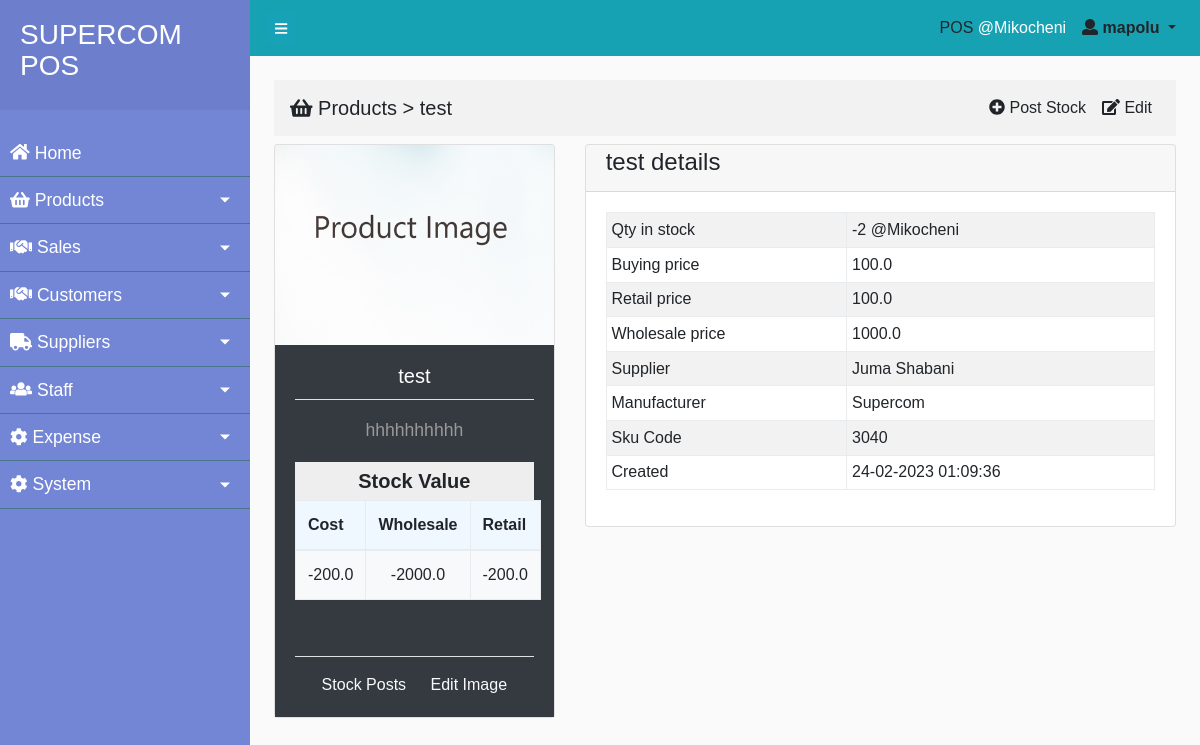
The app's page /products/product-detail/5 (signed in) with its own data.
### staff/models.py (models this page shows, shortened)
class Staff(AbstractUser,PermissionsMixin):
    first_name = models.CharField(verbose_name=_('First Name'), blank=False, max_length=100)
    last_name = models.CharField(verbose_name=_('Last Name'), blank=False, max_length=100)
    national_id = models.IntegerField(verbose_name=_('National ID Number'), null=True)
    phone_number = models.CharField(max_length=50, unique=True, verbose_name=_('Phone Number'))
    email = models.EmailField(verbose_name=_('Email'), unique=True, max_length=100, blank=False)
    username = models.CharField(verbose_name=_('User name'), max_length=50, blank=True, null=True)
    branch = models.ForeignKey(Branch, blank=True, null=True, on_delete=models.PROTECT)
    email_confirmed = models.BooleanField(default=False)
    profile_photo = models.ImageField(upload_to='profile_photos/', null=True, blank=True)
    dob = models.DateField(verbose_name=_('Date of birth'), max_length=250, blank=True, default='1990-01-01')
    nationality = models.CharField(verbose_name=_('Nationality'), max_length=50, blank=True, null=True, default='Tanzania')
    postal_address = models.CharField(verbose_name=_('Postal address'), max_length=200, blank=True, null=True)
    city = models.CharField(verbose_name=_('City'), max_length=200, blank=True, null=True)
    street = models.CharField(verbose_name=_('Street or road'), max_length=200, blank=True, null=True)
    house = models.CharField(verbose_name=_('House or plot number'), max_length=200, blank=True, null=True)
    occupation = models.CharField(verbose_name=_('Occupation'), max_length=200, blank=True, null=True)
    employer = models.CharField(verbose_name=_('Employer'), max_length=250, blank=True)
    marital_status = models.CharField(
        verbose_name=_('Marital Status'),
        max_length=50,
        choices=(
            ('single', _('Single')),
            ('married', _('Married')),
            ('divorced', _('Divorced')),
            ('other', _('Other')),
        ),
        default='single'
    )
    objects = UserManager()
    USERNAME_FIELD = 'email'
    REQUIRED_FIELDS = ['national_id', 'first_name', 'last_name', 'phone_number']
    class Meta:
        verbose_name = _('staff')
        verbose_name_plural = _('staff')

### branches/models.py (models this page shows, shortened)
class Branch(models.Model):
    name = models.CharField(max_length=150)
    branch_code = models.CharField(max_length=25, unique=True)
    location = models.CharField(max_length=150)
    phone_contact = models.CharField(max_length=15, blank=True)
    email = models.EmailField(max_length=100, blank=True)
    created = models.DateTimeField(auto_now_add=True)
    class Meta:
        db_table = "Branch"
        verbose_name_plural = "Branch"

### products/models.py (models this page shows, shortened)
class Product(models.Model):
    STATUS_CHOICES = (  # new
        ("SERVICE", "Service"),
        ("COMSUMABLE", "Consumable")
    )
    status = models.CharField(
        choices=STATUS_CHOICES,
        max_length=100,
        verbose_name="product service",
    )
    name = models.CharField(max_length=100, unique=True)
    description = models.TextField(max_length=250, blank=True)
    manufacturer = models.CharField(max_length=150, blank=True)
    supplier = models.ForeignKey(Supplier, on_delete=models.PROTECT , blank=True, null=True)
    created = models.DateTimeField(auto_now_add=True)
    sku_code = models.CharField(max_length=25, unique=True)
    product_image = models.ImageField(upload_to='product_images', blank=True)
    quantity = models.IntegerField(default=0, help_text="Quantity in stock")
    category = models.ForeignKey(ProductCategory, on_delete=models.PROTECT, null=True, blank=True)
    buying_price = models.FloatField(default=0.0)
    retail_price = models.FloatField(default=0.0)
    wholesale_price = models.FloatField(default=0.0)

### deliveries/models.py (models this page shows, shortened)
class Stock(models.Model):
    product = models.ForeignKey(Product, on_delete=models.PROTECT)
    posted = models.DateTimeField(auto_now_add=True)
    quantity = models.IntegerField(default=0, help_text='Quantity received')
    buying_price = models.FloatField(default=1.0)
    retail_price = models.FloatField(default=0.0)
    wholesale_price = models.FloatField(default=0.0)
    current_branch = models.ForeignKey(Branch, on_delete=models.PROTECT)
    home_branch = models.ForeignKey(Branch, on_delete=models.PROTECT, related_name='home_location', blank=True)
    staff = models.ForeignKey(Staff, on_delete=models.PROTECT, default=1)
    delivery = models.ForeignKey(Delivery, on_delete=models.PROTECT)

### suppliers/models.py (models this page shows, shortened)
class Supplier(models.Model):
    name = models.CharField(max_length=250)
    phone = models.CharField(max_length=15)
    tin_number = models.CharField(max_length=100, blank=True)
    vrn_number = models.CharField(max_length=100, blank=True)
    email = models.EmailField(max_length=50, blank=True)
    address = models.TextField(max_length=50)
    date_created = models.DateTimeField(auto_created=True, auto_now_add=True)
    class Meta:
        db_table = "Supplier"
        verbose_name_plural = "Supplier"

### products/views.py (the view)
# urls.py: path('product-detail/<int:pk>', views.ProductDetail.as_view(), name='product-detail'),
class ProductDetail(PermissionRequiredMixin, DetailView):
    permission_required = ['products.view_product']
    permission_denied_message = "You dont have permission to view products"
    raise_exception = True
    model = Product
    template_name = 'products/product_detail.html'
    context_object_name = 'product'
    def get_context_data(self, **kwargs):
        context = super().get_context_data(**kwargs)
        product = context['product']
        branch_stock, created = BranchProduct.objects.get_or_create(
            branch_id=self.request.user.branch_id,
            product_id=product.pk
        )
        try:
            stock = Stock.objects.filter(
                product_id=product.pk,
                home_branch_id=self.request.user.branch_id,
                current_branch_id=self.request.user.branch_id
            ).latest('posted')
            buying_price = stock.buying_price
            retail_price = stock.retail_price
            wholesale_price = stock.wholesale_price
            supplier = stock.delivery.received_from.name
        except ObjectDoesNotExist:
            buying_price = 0.0
            retail_price = 0.0
            wholesale_price = 0.0
            supplier = product.supplier.name
        context['stock_vals'] = {
            'cost_value': buying_price * branch_stock.quantity,
            'retail_value': retail_price * branch_stock.quantity,
            'retail_price': retail_price,
            'wholesale_price': wholesale_price,
            'wholesale_value': wholesale_price * product.quantity,
            'quantity': branch_stock.quantity,
            'buying_price': buying_price,
            'supplier': supplier,
        }
        return context

### templates/products/product_detail.html (shortened to what this page needs)
{% extends 'base.html' %}
{% block page_content %}
    <nav class="navbar navbar-expand-lg context-bar">
      <a class="navbar-brand" href="#">
          <i class="fa fa-shopping-basket"></i> Products &gt; {{ product.name }}
      </a>
      <div class="collapse navbar-collapse" id="navbarNavAltMarkup">
        <div class="navbar-nav ml-auto">
            <a class="nav-item nav-link" href="{% url 'deliveries:create-delivery-note' %}">
                <i class="fa fa-plus-circle"></i> Post Stock
            </a>
            <a class="nav-item nav-link" href="{% url 'products:update-product' pk=product.pk %}">
              <i class="fa fa-edit"></i> Edit
          </a>
        </div>
      </div>
    </nav>
    <div class="row">
        <div class="col-4">
            <div class="card">
                {% if product.product_image %}
                    <img class="card-img-top" src="/media/{{ product.product_image }}" alt="Card image cap">
                {% else %}
                    <img class="card-img-top" src="/media/product_images/product-image.png" alt="product image" height="200">
                {% endif %}
                <div class="card-body bg-dark text-center">
                    <h5 class="card-title text-white">{{ product.name }}</h5>
                    <hr class="bg-light mt-0">
                    <p class="card-text">{{ product.description }}</p>
                    <caption ><h5 class="mb-0 p-2" style="background: #eeeeee; font-weight: bold;">Stock Value</h5></caption>
                    <table class="table table-bordered bg-light">
                        <thead style="background: aliceblue;">
                            <th>Cost</th><th>Wholesale</th><th>Retail</th>
                        </thead>
                        <tbody>
                            <tr>
                                <td>{{ stock_vals.cost_value }}</td>
                                <td>{{ stock_vals.wholesale_value }}</td>
                                <td>{{ stock_vals.retail_value }}</td>
                            </tr>
                        </tbody>
                    </table>
                </div>
                <div class="card-body bg-dark text-center">
                    <hr class="bg-light mt-0">
                    <a href="" class="card-link text-light">Stock Posts</a>
                    <a href="" class="card-link text-light">Edit Image</a>
                </div>
            </div>
        </div>
        <div class="col-8">
            <div class="card ">
                <div class="card-header">
                    <h4 class="card-title">{{ product.name }} details</h4>
                </div>
                <div class="card-body">
                    <table class="table table-bordered table-striped table-sm">
                        <tbody class="">
                        <tr><td>Qty in stock</td><td>{{ stock_vals.quantity }} @{{ request.user.branch.name }} </td></tr>
                        <tr><td>Buying price</td><td>{{ stock_vals.buying_price }}</td></tr>
                        <tr><td>Retail price</td><td>{{ stock_vals.retail_price }}</td></tr>
                        <tr><td>Wholesale price</td><td>{{ stock_vals.wholesale_price }}</td></tr>
                        <tr><td>Supplier</td><td>{{ stock_vals.supplier }}</td></tr>
                        <tr><td>Manufacturer</td><td>{{ product.manufacturer }}</td></tr>
                        <tr><td>Sku Code</td><td>{{ product.sku_code }}</td></tr>
                        <tr><td>Created</td><td>{{ product.created|date:'d-m-Y H:i:s' }}</td></tr>
                        </tbody>
                    </table>
                </div>
            </div>
        </div>
    </div>
{% endblock page_content %}

### templates/top-navigation.html (shortened to what this page needs)
<nav class="navbar navbar-expand-lg" style="background: #17a2b4;">
    <button type="button" id="sidebarCollapse" class="btn btn-info btn-sm rounded">
        <i class="fa fa-bars navbar-toggler-icon"></i>
    </button>
    <div class="collapse navbar-collapse" id="navbarSupportedContent">
        <ul class="navbar-nav ml-auto">
            <li class="nav-item active">
                 <a class="nav-link" href="{% url 'sales:home' %}">
                    POS <span class="text-white">
                    {% if request.user.branch %}
                        @{{ request.user.branch.name|truncatechars:20 }}
                    {% endif %}</span>
                </a>
            </li>
            {% if request.user.is_authenticated %}
                <li class="nav-item dropdown">
                    <a class="nav-link dropdown-toggle" href="#" id="navbarDropdown" role="button" data-toggle="dropdown" aria-haspopup="true" aria-expanded="false">
                        <i class="fa fa-user" style="color:rd"></i> <strong>{{ request.user.last_name }}</strong>
                    </a>
                </li>
            {% else %}
                <li class="nav-item">
                    <a class="nav-link" href="{% url 'staff:login' %}">
                        <i class="fa fa-sign-in-alt"></i> Login
                    </a>
                </li>
            {% endif %}
        </ul>
    </div>
</nav>

### static/css/style.css (style rules this page uses)
body { font-family: 'Poppins', sans-serif; background: #fafafa; }
p { font-family: 'Poppins', sans-serif; font-size: 1.1em; font-weight: 300; line-height: 1.7em; color: #999; }
a, a:hover, a:focus { color: inherit; text-decoration: none; transition: all 0.3s; }
.card-header { padding: .25rem 1.25rem; }
.context-bar { background: rgba(0,0,0,.03); margin-bottom: 8px; }

### records on screen
Staff: user.branch.name "Mikocheni", user.last_name "mapolu"
Product: name "test", description "hhhhhhhhhh", manufacturer "Supercom", sku_code "3040", created "24-02-2023 01:09:36"
Stock: buying_price "100.0", retail_price "100.0", wholesale_price "1000.0"
Supplier: supplier "Juma Shabani"

### other values on screen
{{ stock_vals.cost_value }} "-200.0"
{{ stock_vals.wholesale_value }} "-2000.0"
{{ stock_vals.retail_value }} "-200.0"
{{ stock_vals.quantity }} "-2"
